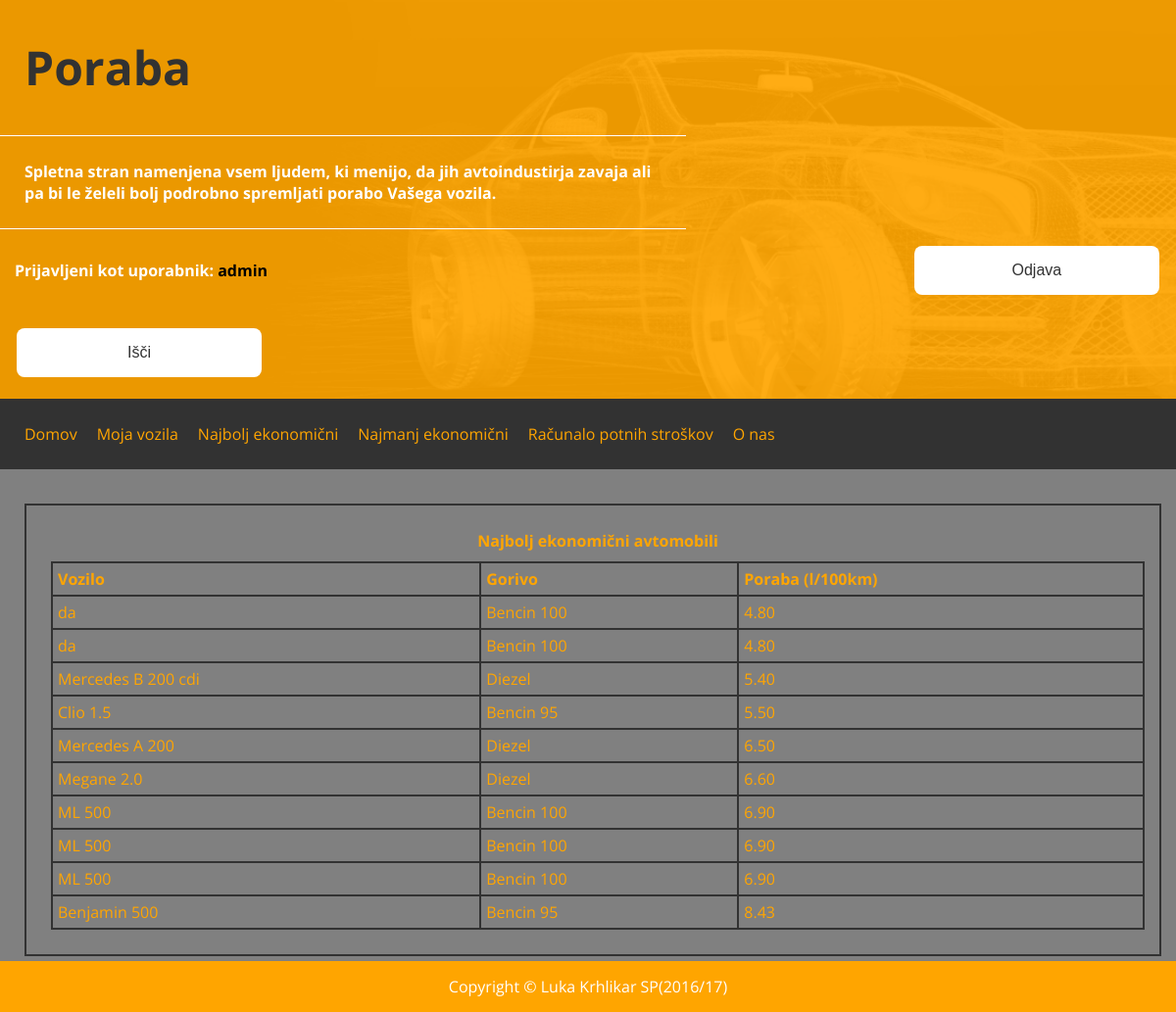
Page /poraba_app/najboljsi/ (signed in) on the committed database.
### poraba_app/models.py (models this page shows, shortened)
class Avtomobil(models.Model):
    ime_vozila = models.CharField(max_length=200)
    tip_goriva = models.CharField(max_length=45, default='Bencin 95')
    user_id = models.ForeignKey(User, on_delete=models.SET_NULL, null=True)
    def povprecna_poraba(self):
        p = Poraba.objects.filter(avto_id=self)
        avg = np.mean([x.poraba for x in p])
        return ("%.2f" % avg)
    def povprecna_poraba1(self):
        p = Poraba.objects.filter(avto_id=self)
        avg = np.mean([x.poraba for x in p])
        return avg

class Poraba(models.Model):
    poraba = models.DecimalField(max_digits=4, decimal_places=1)
    avto_id = models.ForeignKey(Avtomobil, on_delete=models.CASCADE)
    user_id = models.ForeignKey(User, on_delete=models.SET_NULL, null=True)
    datum = models.DateTimeField(default=datetime.now)

### poraba_app/views.py (the view)
def najb_10(request):
    context = {}
    avti = Avtomobil.objects
    list = avti.all()
    najs10 = sorted(list, key=lambda a: filterPoraba(a))[:10]
    context['avti'] = najs10
    return render(request, 'poraba_app/najb_10.html', context)

### poraba_app/views.py (called while the page is built)
def filterPoraba(a):
    return a.povprecna_poraba1()

### poraba_app/templates/poraba_app/najb_10.html
{% extends "poraba_app/base.html" %}
{% load static %}
{% block main %}
<div class="row centralna_ploskev">
    <div class="col-12 col-m-12"></div>
    <div class="col-12 col-m-12 uporabik">
        <div>
            <table id="cene" class="uporabik" style="width:100%">
                <caption><b>Najbolj ekonomični avtomobili</b></caption>
                <tr>
                        <th>Vozilo</th>
                        <th>Gorivo</th>
                        <th>Poraba (l/100km)</th>
                    </tr>
                    {% if avti %}
                        {% for car in avti %}
                            <tr>
                                <td>{{ car.ime_vozila }}</td>
                                <td>{{ car.tip_goriva }}</td>
                                <td>{{ car.povprecna_poraba }}</td>
                            </tr>
                        {% endfor %}
                    {% endif %}
            </table>
        </div>
    </div>
</div>
{% endblock %}

### poraba_app/templates/poraba_app/base.html (shortened to what this page needs)
{% load static %}
<!DOCTYPE html>
<html>
<head>
    <link rel="stylesheet" type="text/css" href="{% static 'poraba_app/css/css_index.css' %}">
</head>
<body>
    <div class="header">
        <div class="row">
            <div class="col-7 col-m-7 crta">
                <h1><a id="naslov1" href="{% url 'index' %}">Poraba</a></h1>
            </div>
            <div class="col-7 col-m-7 crta">
                <b class="header-title">Spletna stran namenjena vsem ljudem, ki menijo, da jih avtoindustirja zavaja ali pa bi le želeli bolj podrobno spremljati porabo Vašega vozila.</b>
            </div>
            {% if user.is_authenticated %}
                <div class="col-7 col-m-7">
                    <p><b>Prijavljeni kot uporabnik: <font color="black">{{ user.username }}</font></b></p>
                </div>
                <div class="col-5 col-m-5">
                        <a href="{% url 'logout' %}"><button class="gumb-header" type="button" onclick="{% url 'prijava' %}">Odjava</button></a>
                </div>
            {% endif %}
            <div class="col-12 col-m-12">
                <form class="iskanje" method="GET" action="{% url 'iskanje' %}">
                    <label><input type="submit" value="Išči" class="gumb-pp" /></label>
                </form>
            </div>
        </div>
    </div>
    <nav>
        <div class="row">
            <div class="col-12 col-m-12 menu">
                <ul>
                    <li><a href="{% url 'index' %}">Domov</a></li>
                    <li><a href="{% url 'moja' %}">Moja vozila</a></li>
                    <li><a href="{% url 'najb_10' %}">Najbolj ekonomični</a></li>
                    <li><a href="{% url 'najs_10' %}">Najmanj ekonomični</a></li>
                    <li><a href="{% url 'racunalo' %}">Računalo potnih stroškov</a></li>
                    <li><a href="{% url 'o_nas' %}">O nas</a></li>
                </ul>
            </div>
        </div>
    </nav>
    {% block main %}
    {% endblock %}
    <footer>Copyright © Luka Krhlikar SP(2016/17)</footer>
</body>
</html>

### poraba_app/static/poraba_app/css/css_index.css (style rules this page uses)
* { box-sizing: border-box; }
body,html { margin: 0; padding: 0; height: 100vh; font-family: 'Open Sans', sans-serif; }
body { display: flex; flex-direction: column; }
.header-title { padding: 10px; display: block; }
.menu ul { display: none; }
@media only screen and (min-width: 850px ) { li { float: left; } }
@media only screen and (min-width: 850px ) { .menu ul { display: block; } }
@media only screen and (min-width: 600px) { .col-m-5 { width: 41.66%; } }
@media only screen and (min-width: 600px) { .col-m-7 { width: 58.33%; } }
@media only screen and (min-width: 600px) { .col-m-12 { width: 100%; } }
@media only screen and (min-width: 600px) { [class*="col-"] { float: left; padding: 15px; } }
@media only screen and (min-width: 1024px) { .col-5 { width: 41.66%; } }
@media only screen and (min-width: 1024px) { .col-7 { width: 58.33%; } }
@media only screen and (min-width: 1024px) { .col-12 { width: 100%; } }
@media only screen and (min-width: 1024px) { [class*="col-"] { float: left; padding: 15px; } }
.row::after { content: ""; clear: both; display: block; }
.header { background-image: url("header_ozadje.png"); background-size: cover; color:#FFFFFF; }
input,select { color:rgb(50,50,50); border-radius: 4px; padding: 5px 10px; border: 1px solid #ebebeb; max-width: 100%; width: 300px; margin-bottom: 20px; font-size: 18px; }
label { margin-bottom: 5px; display: inline-block; }
.gumb-header { background-color: white; border: 0px; color: rgb(50,50,50); padding: 16px 32px; text-align: center; text-decoration: none; display: inline-block; font-size: 16px; border-radius: 8px; width: 250px; float:right; margin:2px; transition: .4s all; }
.gumb-pp { background-color: white; border: 0px; color: rgb(50, 50, 50); padding: 16px 32px; text-align: center; text-decoration: none; display: inline-block; font-size: 16px; border-radius: 8px; width: 250px; margin:2px; transition: .4s all; }
#naslov1 { font-size:48px; color: rgb(50,50,50); text-decoration: none; margin: 10px; }
footer { background-color: rgb(255, 165, 0); color: #ffffff; padding: 15px; text-align: center; }
.menu { background-color: rgb(50,50,50); color: rgb(255, 165, 0); }
ul { list-style-type: none; margin: 0px; padding: 0px; overflow: auto; }
li { position: relative; }
li a { display: block; text-align: center; padding: 10px; text-decoration: none; }
a { color: rgb(255, 165, 0); }
table, th, td { border: 2px solid rgb(50,50,50); border-collapse: collapse; color:rgb(255, 165, 0); }
th, td { padding: 5px; text-align: left; }
.centralna_ploskev { background-color: grey; flex-grow:1; padding: 0 20px; }
.uporabik { border: 2px solid rgb(50,50,50); padding: 20px; margin: 5px; }
.uporabik caption b { display: inline-block; margin-bottom: 10px; }
.crta { border-bottom:solid; border-bottom-width:1px; }

### rows in the picture
Avtomobil: ime_vozila "da", tip_goriva "Bencin 100", povprecna_poraba "4.80"
Avtomobil: ime_vozila "da", tip_goriva "Bencin 100", povprecna_poraba "4.80"
Avtomobil: ime_vozila "Mercedes B 200 cdi", tip_goriva "Diezel", povprecna_poraba "5.40"
Avtomobil: ime_vozila "Clio 1.5", tip_goriva "Bencin 95", povprecna_poraba "5.50"
Avtomobil: ime_vozila "Mercedes A 200", tip_goriva "Diezel", povprecna_poraba "6.50"
Avtomobil: ime_vozila "Megane 2.0", tip_goriva "Diezel", povprecna_poraba "6.60"
Avtomobil: ime_vozila "ML 500", tip_goriva "Bencin 100", povprecna_poraba "6.90"
Avtomobil: ime_vozila "ML 500", tip_goriva "Bencin 100", povprecna_poraba "6.90"
Avtomobil: ime_vozila "ML 500", tip_goriva "Bencin 100", povprecna_poraba "6.90"
Avtomobil: ime_vozila "Benjamin 500", tip_goriva "Bencin 95", povprecna_poraba "8.43"

### other values in the picture
{{ user.username }} "admin"
